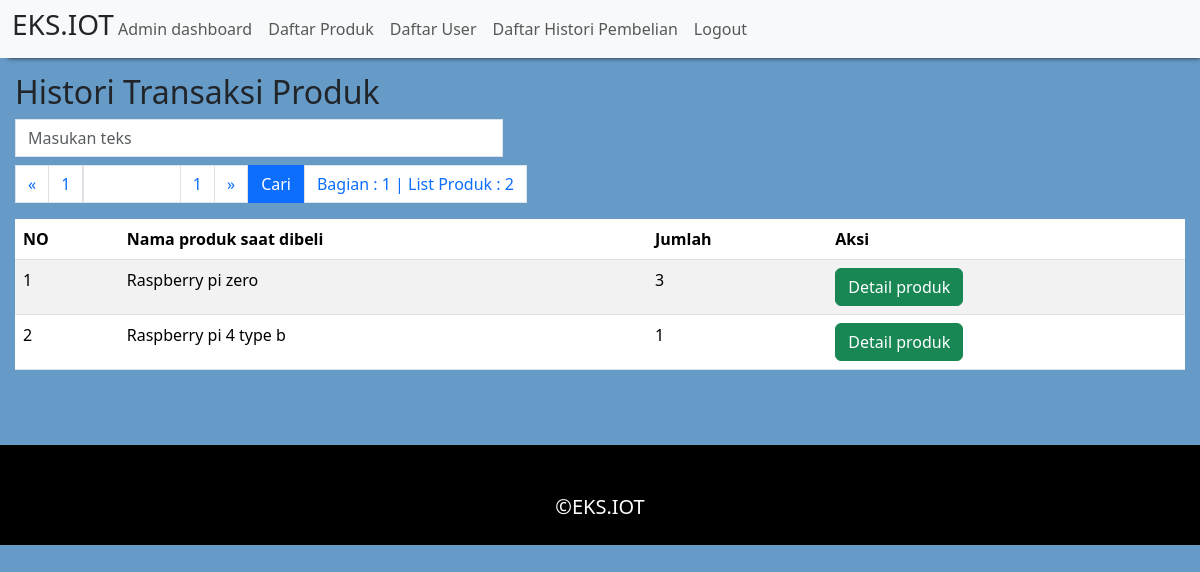
Page /admin/data/histori_detail.php?id=42 (signed in) on the committed database.
### tables this page shows
CREATE TABLE `history_detail` (
  `id_history` int(11) NOT NULL,
  `id_urutan` int(11) NOT NULL,
  `id_produk` int(11) NOT NULL,
  `nama_produk` varchar(255) NOT NULL,
  `jumlah` int(11) NOT NULL
);

### lib/database.php (called while the page is built, shortened)
<?php
$host = "localhost";
$user = "root";
$pass = "";
$db = "db_buwhyna";
$mysqli = new mysqli($host, $user, $pass, $db);
function mysql_exec($command, $argument=[]){
  global $mysqli;
  $search = $mysqli->prepare($command);
  @call_user_func_array(array($search, 'bind_param'), $argument);
  $search->execute();
  return $search;
}

### admin/data/histori_detail.php (the view, shortened to what this page needs)
<?php
include "../lib/header.php";
include "../../lib/database.php";
?>
<div style="margin:15px;">
    <h2>Histori Transaksi Produk</h2>
    <?php
    $limit_show = 4;
    include "../../lib/search_bar.php";
    ?>
    <table class="table table-hover table-striped">
        <thead>
            <th>NO</th>
            <th>Nama produk saat dibeli</th>
            <th>Jumlah</th>
            <th>Aksi</th>
        </thead>
        <tbody>
            <?php
            $result = mysql_exec('SELECT id_produk, nama_produk, jumlah FROM history_detail
            WHERE id_history = ? ORDER BY id_urutan LIMIT ?, ?', ['sss', $_GET['id'],$start, $akhir]);
            $result = $result->get_result();
            $number = 0;
            while ($dt_history = $result->fetch_assoc()) {
                $number++;
            ?>
                <tr>
                    <td><?= ($number) ?></td>
                    <td><?= $dt_history['nama_produk'] ?></td>
                    <td><?= $dt_history['jumlah'] ?></td>
                    <td><a class="btn btn-success" href="../edit/produk.php?id=<?= $dt_history['id_produk'] ?>">Detail produk</a></td>
                </tr>
            <?php
            } ?>
        </tbody>
    </table>
</div>
<?php
include "../../lib/footer.php";
?>

### rows in the picture
history_detail: nama_produk "Raspberry pi zero", jumlah "3"
history_detail: nama_produk "Raspberry pi 4 type b", jumlah "1"

### other values in the picture
$page_next "1"
$bagian "1"
$total_list "2"
